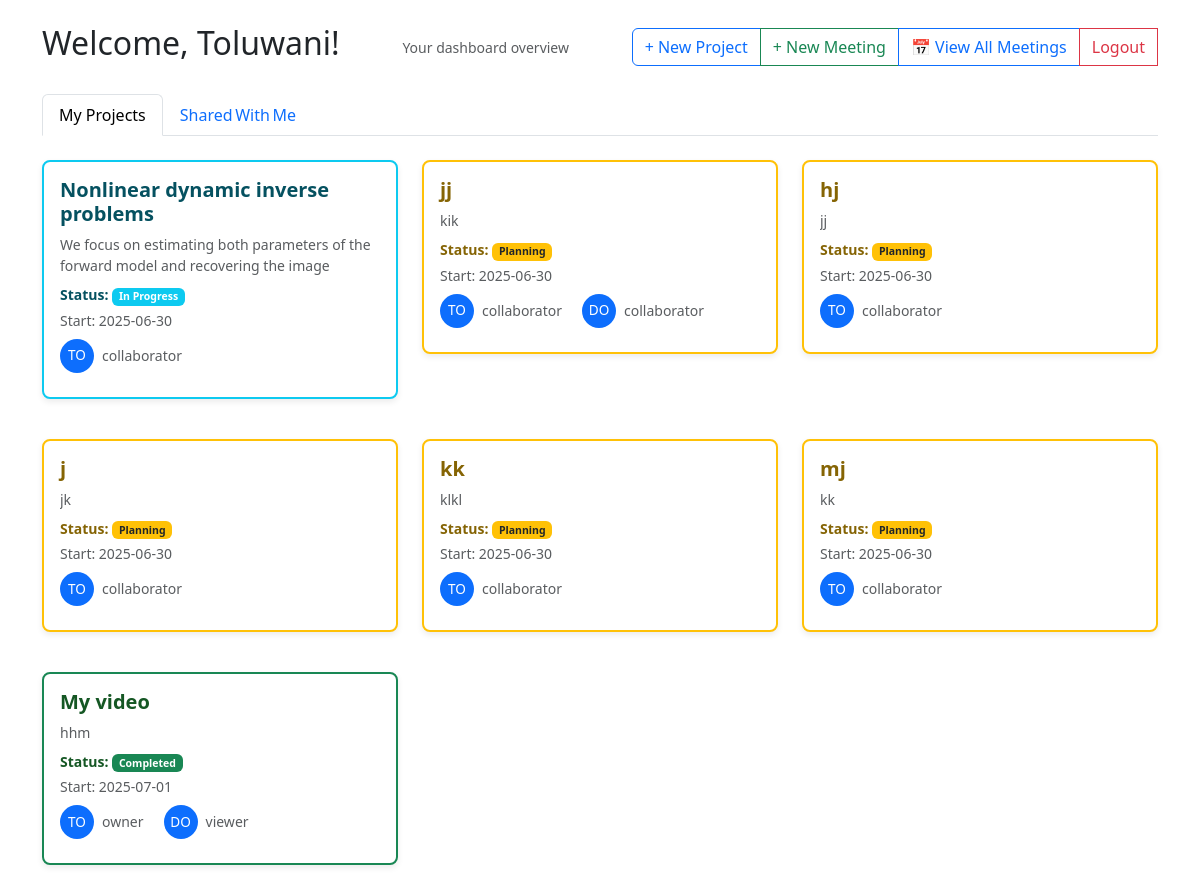
The page /dashboard (signed in) on the database its author committed.
### app.py (models this page shows)
class User(UserMixin, db.Model):
    id = db.Column(db.Integer, primary_key=True)
    firstname = db.Column(db.String(100), nullable=False)
    lastname = db.Column(db.String(100), nullable=False)
    email = db.Column(db.String(150), unique=True, nullable=False)
    password = db.Column(db.String(200), nullable=False)
    meetings = db.relationship('Meeting', backref='user', lazy=True)
    project_associations = db.relationship('ProjectUser', back_populates='user')
    projects = db.relationship('Project', secondary='project_users', viewonly=True)

class Project(db.Model):
    id = db.Column(db.Integer, primary_key=True)
    title = db.Column(db.String(150), nullable=False)
    description = db.Column(db.Text)
    start_date = db.Column(db.Date, default=datetime.utcnow)
    status = db.Column(db.String(50), default='Planning')
    created_at = db.Column(db.DateTime, default=datetime.utcnow)
    updated_at = db.Column(db.DateTime, onupdate=datetime.utcnow)
    user_id = db.Column(db.Integer, db.ForeignKey('user.id'), nullable=False)
    user_associations = db.relationship('ProjectUser', back_populates='project')
    users = db.relationship('User', secondary='project_users', viewonly=True)
    meetings = db.relationship('Meeting', backref='project', lazy=True)
    publications = db.relationship('Publication', backref='project', lazy=True)
    references = db.relationship('Reference', backref='project', lazy=True)
    related = db.relationship(
        'Project',
        secondary=related_projects,
        primaryjoin=id==related_projects.c.project_id,
        secondaryjoin=id==related_projects.c.related_id,
        backref='linked_projects'
    )

class ProjectUser(db.Model):
    __tablename__ = 'project_users'
    user_id = db.Column(db.Integer, db.ForeignKey('user.id'), primary_key=True)
    project_id = db.Column(db.Integer, db.ForeignKey('project.id'), primary_key=True)
    role = db.Column(db.String(20), nullable=False, default='viewer')
    user = db.relationship('User', back_populates='project_associations')
    project = db.relationship('Project', back_populates='user_associations')

### app.py (the view)
@app.route('/dashboard')
@login_required
def dashboard():
    owned_projects = Project.query.filter_by(user_id=current_user.id).all()
    shared_projects = Project.query.filter(
        Project.users.any(id=current_user.id),
        Project.user_id != current_user.id
    ).all()
    return render_template('dashboard.html', owned_projects=owned_projects, shared_projects=shared_projects)

### app.py (called while the page is built)
@login_manager.user_loader
def load_user(user_id):
    return User.query.get(int(user_id))

### templates/dashboard.html (shortened to what this page needs)
<!DOCTYPE html>
<html lang="en">
<head>
  <link href="https://cdn.jsdelivr.net/npm/bootstrap@5.3.0/dist/css/bootstrap.min.css" rel="stylesheet" />
</head>
<body>
<div class="container py-4">
  <div class="d-flex justify-content-between align-items-center mb-4">
    <h2>Welcome, {{ current_user.firstname }}!</h2>
    <small class="text-muted">Your dashboard overview</small>
    <div class="btn-group">
      <a href="{{ url_for('create_project') }}" class="btn btn-outline-primary">+ New Project</a>
<button class="btn btn-outline-success" data-bs-toggle="modal" data-bs-target="#newMeetingModal">
  + New Meeting
</button>
  <a href="{{ url_for('all_meetings') }}" class="btn btn-outline-primary">📅 View All Meetings</a>
      <a href="{{ url_for('logout') }}" class="btn btn-outline-danger">Logout</a>
    </div>
  </div>
  <ul class="nav nav-tabs mb-4">
    <li class="nav-item">
      <button class="nav-link active" data-bs-toggle="tab" data-bs-target="#owned" type="button">My Projects</button>
    </li>
    <li class="nav-item">
      <button class="nav-link" data-bs-toggle="tab" data-bs-target="#shared" type="button">Shared With Me</button>
    </li>
  </ul>
  <div class="tab-content">
    <div class="tab-pane fade show active" id="owned" role="tabpanel">
      {% if owned_projects %}
      <div class="row">
        {% for project in owned_projects %}
        <div class="col-md-6 col-lg-4 mb-3">
          <a href="{{ url_for('project_detail', project_id=project.id) }}"
             class="project-card
             {% if project.status == 'Planning' %} status-planning
             {% elif project.status == 'In Progress' %} status-in-progress
             {% elif project.status == 'Completed' %} status-completed
             {% else %} border-info
             {% endif %}">
            <h5 class="fw-semibold">{{ project.title }}</h5>
            <div class="desc-scroll small text-muted mb-2">
              {{ project.description or 'No description yet.' }}
            </div>
            <small class="d-block mb-1">
              <strong>Status:</strong>
              {% if project.status == 'Completed' %}
                <span class="badge bg-success">Completed</span>
              {% elif project.status == 'Planning' %}
                <span class="badge bg-warning text-dark">Planning</span>
              {% elif project.status == 'In Progress' %}
                <span class="badge bg-info">In Progress</span>
              {% else %}
                <span class="badge bg-info">{{ project.status }}</span>
              {% endif %}
            </small>
            <small class="text-muted d-block mb-2">
              Start: {{ project.start_date.strftime('%Y-%m-%d') }}
            </small>
            <div class="mb-2 d-flex align-items-center flex-wrap gap-1">
              {% for user in project.users %}
                {% set assoc = project.user_associations | selectattr('user_id', 'equalto', user.id) | list | first %}
                <div class="avatar" data-bs-toggle="tooltip" title="{{ user.firstname }} {{ user.lastname }} ({{ assoc.role }})">
                  {{ user.firstname[0] }}{{ user.lastname[0] }}
                </div>
                <small class="text-muted me-3">{{ assoc.role }}</small>
              {% endfor %}
            </div>
          </a>
        </div>
        {% endfor %}
      </div>
      {% else %}
        <p>No projects owned by you yet.</p>
      {% endif %}
    </div>
  </div>
</div>
</body>
</html>

### templates/dashboard.html (style rules this page uses)
.project-card { box-shadow: 0 3px 6px rgba(0,0,0,0.08); border-radius: 8px; padding: 16px; transition: box-shadow 0.3s ease, transform 0.3s ease, border-color 0.3s ease, background-color 0.3s ease; margin-bottom: 1.5rem; background: #fff; border: 2px solid transparent; cursor: pointer; color: inherit; text-decoration: none; display: block; }
.status-planning { border-color: #ffc107 !important; color: #856404; }
.status-in-progress { border-color: #0dcaf0 !important; color: #055160; }
.status-completed { border-color: #198754 !important; color: #155724; }
.desc-scroll { max-height: 90px; overflow-y: auto; }
.avatar { width: 34px; height: 34px; border-radius: 50%; background: #0d6efd; color: #fff; font-size: .85rem; display: inline-flex; align-items: center; justify-content: center; margin-right: 4px; cursor: default; user-select: none; transition: background-color 0.3s ease; }

### rows shown on the page
User: firstname "Toluwani", firstname "T", lastname "O"
Project: title "Nonlinear dynamic inverse problems", description "We focus on estimating both parameters of the forward model and recovering the image", status "In Progress", start_date "2025-06-30"
ProjectUser: role "collaborator"
Project: title "jj", description "kik", status "Planning", start_date "2025-06-30"
ProjectUser: role "collaborator"
User: firstname "D", lastname "O"
ProjectUser: role "collaborator"
Project: title "hj", description "jj", status "Planning", start_date "2025-06-30"
ProjectUser: role "collaborator"
Project: title "j", description "jk", status "Planning", start_date "2025-06-30"
ProjectUser: role "collaborator"
Project: title "kk", description "klkl", status "Planning", start_date "2025-06-30"
ProjectUser: role "collaborator"
Project: title "mj", description "kk", status "Planning", start_date "2025-06-30"
ProjectUser: role "collaborator"
Project: title "My video", description "hhm", status "Completed", start_date "2025-07-01"
ProjectUser: role "owner"
ProjectUser: role "viewer"
